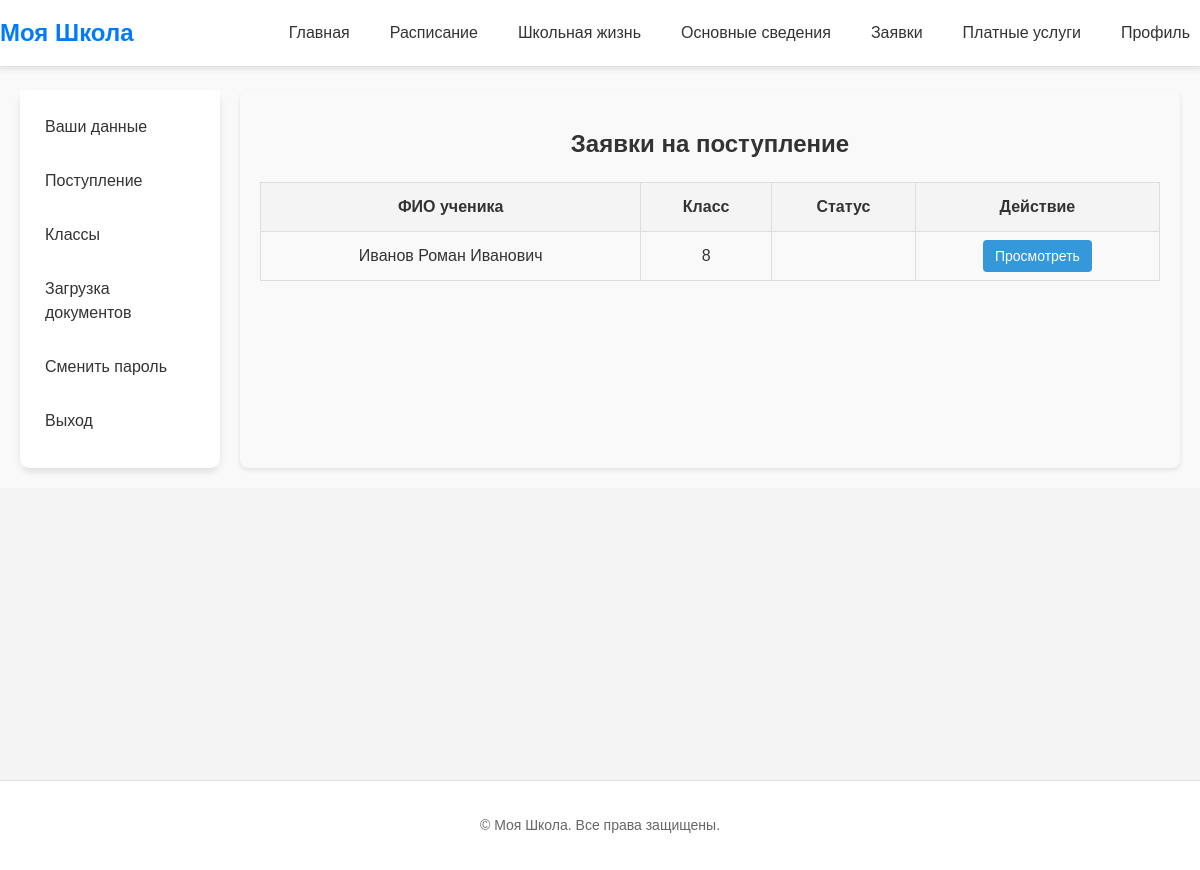
The app's page /profile/admissions/ (signed in) with its own data.
### school/models.py (models this page shows)
class AdmissionRequest(models.Model):
    APPROVED_CHOICES = [
        ('no', 'Нет'),
        ('yes', 'Да'),
    ]
    parent_full_name = models.CharField(max_length=255, verbose_name="ФИО родителя")
    parent_passport = models.CharField(
        max_length=50,
        verbose_name="Паспорт родителя",
        blank=True,
        null=True
    )
    parent_id_number = models.CharField(
        max_length=50,
        verbose_name="ИН родителя",
        blank=True,
        null=True
    )
    parent_email = models.EmailField(verbose_name="Email родителя или ученика", null=True)
    last_name = models.CharField(max_length=255, verbose_name="Фамилия ученика", null=True)
    first_name = models.CharField(max_length=255, verbose_name="Имя ученика", null=True)
    patronymic = models.CharField(max_length=255, verbose_name="Отчество ученика", null=True)
    student_passport = models.CharField(
        max_length=50,
        verbose_name="Паспорт ученика",
        blank=True,
        null=True
    )
    student_id_number = models.CharField(
        max_length=50,
        verbose_name="ИН ученика",
        blank=True,
        null=True
    )
    grade_applied = models.CharField(max_length=10, verbose_name="Класс для поступления")
    submission_date = models.DateTimeField(auto_now_add=True, verbose_name="Дата подачи")
    is_approved = models.CharField(max_length=10, choices=APPROVED_CHOICES, verbose_name="Подтверждение")
    user = models.OneToOneField(User, on_delete=models.CASCADE, blank=True, null=True, verbose_name="Пользователь")

### school/views.py (the view)
# urls.py: path('profile/admissions/', views.admission_requests_list, name='admission_requests_list'),
@login_required
def admission_requests_list(request):
    role = access_role(request)[1]
    admission_requests = AdmissionRequest.objects.all()
    return render(request, 'profile/admission_requests_list.html',
                  {'admission_requests': admission_requests, 'role': role})

### school/views.py (called while the page is built)
def access_role(request):
    if request.user.groups.filter(name='Teachers').exists():
        profile = Teacher.objects.get(user=request.user)
        role = 'Teacher'
    elif request.user.groups.filter(name='Directors').exists():
        profile = Teacher.objects.get(user=request.user)
        role = 'Director'
    elif request.user.groups.filter(name='Managements').exists():
        profile = Teacher.objects.get(user=request.user)
        role = 'Management'
    elif request.user.groups.filter(name='Students').exists():
        profile = Student.objects.get(user=request.user)
        role = 'Student'
    else:
        profile = AdmissionRequest.objects.get(user=request.user)
        role = 'Guest'
    return profile, role

### templates/profile/admission_requests_list.html
{% extends 'index.html' %}
{% load static %}
{% block extra_css %}
<link rel="stylesheet" href="{% static 'css/profile.css' %}">
{% endblock %}
{% block content %}
    <div class="profile-container">
        {% include 'profile/profile_menu.html' %}
        <div class="admission-content">
            <h1>Заявки на поступление</h1>
            <table>
                <thead>
                <tr>
                    <th>ФИО ученика</th>
                    <th>Класс</th>
                    <th>Статус</th>
                    <th>Действие</th>
                </tr>
                </thead>
                <tbody>
                {% for admission_request in admission_requests %}
                    <tr>
                        <td>{{ admission_request.last_name }} {{ admission_request.first_name }} {{ admission_request.patronymic }}</td>
                        <td>{{ admission_request.grade_applied }}</td>
                        <td>{{ admission_request.get_is_approved_display }}</td>
                        <td>
                            <a href="{% url 'admission_request_detail' admission_request.pk %}" class="admission-button">Просмотреть</a>
                        </td>
                    </tr>
                {% empty %}
                    <tr>
                        <td colspan="4">Нет заявок на поступление.</td>
                    </tr>
                {% endfor %}
                </tbody>
            </table>
        </div>
    </div>
{% endblock %}

### static/css/styles.css (style rules this page uses)
body { display: flex; flex-direction: column; min-height: 100vh; margin: 0; font-family: 'Arial', sans-serif; font-size: 16px; line-height: 1.5; color: #333; background-color: #f4f4f4; }
body { padding-top: 70px; }

### static/css/profile.css (style rules this page uses)
.profile-container { display: flex; gap: 20px; padding: 20px; background-color: #f9f9f9; font-family: 'Arial', sans-serif; }
.admission-content { flex: 1; background-color: #f9f9f9; padding: 20px; border-radius: 8px; box-shadow: 0 2px 4px rgba(0, 0, 0, 0.1); }
.admission-content h1 { font-size: 24px; margin-bottom: 20px; text-align: center; color: #333; }
table { width: 100%; border-collapse: collapse; margin-top: 10px; }
table th, table td { border: 1px solid #ddd; padding: 12px; text-align: center; }
table th { background-color: #f4f4f4; color: #333; font-weight: bold; }
table a { color: #3498db; text-decoration: none; }
.admission-button { padding: 8px 12px; font-size: 14px; border: none; border-radius: 4px; background-color: #3498db; color: white; cursor: pointer; transition: background-color 0.3s; }

### records on screen
AdmissionRequest: last_name "Иванов", first_name "Роман", patronymic "Иванович", grade_applied "8"
